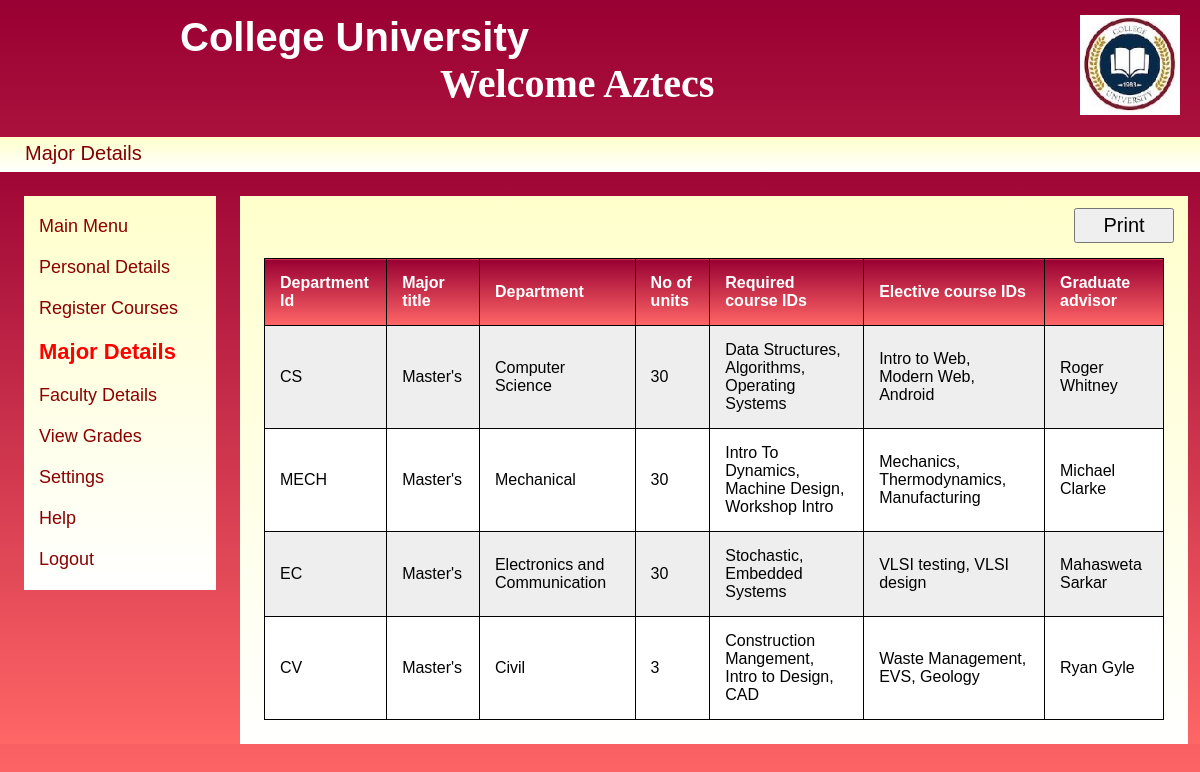
/major_details.php, run on the app's committed database.
### tables this page shows
CREATE TABLE IF NOT EXISTS `major_details` (
  `Dept_id` varchar(10) NOT NULL,
  `Major_title` varchar(15) NOT NULL,
  `Department` varchar(30) NOT NULL,
  `no_units` int(5) NOT NULL,
  `req_courses` varchar(50) NOT NULL,
  `elec_courses` varchar(50) NOT NULL,
  `grad_advisors` varchar(30) NOT NULL,
  PRIMARY KEY (`Dept_id`)
);

### major_details.php (the view, shortened to what this page needs)
<!DOCTYPE html>
<html>
<head>
	<link rel="stylesheet" type="text/css" href="css/stylesheet.css">
</head>
</head>
<body>
	<?php include("commonHeader.php"); ?>
	<div style="background:linear-gradient(to bottom, #990033 0%, #ff6666 100%);">
		<div style="background: linear-gradient(to bottom, #ffffcc 0%, #ffffff 100%);height:30px; margin:0;font-size:20px;padding-top:5px;">
			<span id="s1" style="display: block;float:left;width:30%;margin-left:25px;color:maroon;">Major Details</span>
		</div>
		<div
			<div class="sidenav">
				<a href="mainmenu.php">Main Menu</a>
				<a href="personal.php" >Personal Details</a>
				<a href="reg_course.php">Register Courses</a>
				<a href="major_details.php" style="font-size:22px;font-weight: bold; color:red;">Major Details</a>
				<a href="fac_details.php">Faculty Details</a>
				<a href="view_grades.php">View Grades</a>
				<a href="settings.php">Settings</a>
				<a href="help.php">Help</a>
				<a href="logout.php">Logout</a>
			</div>
			<div class="main">
			<div style="float:left;margin-left:90%;margin-bottom:15px;"
				<form method="POST" action="print_majors.php">
					<input style="height:35px;width:100px;font-size:20px;" type="submit" value="Print">
			</div>
			<table id="t01">
				<tr>
					<th>Department Id</th>
					<th>Major title</th>
					<th>Department</th>
					<th>No of units</th>
					<th>Required course IDs</th>
					<th>Elective course IDs</th>
					<th>Graduate advisor</th>
				</tr>
					<br>
					<?php
						$con=mysqli_connect('localhost','root','','users');
						$selectquery= "select * from major_details";
						$ResourceID = mysqli_query($con,$selectquery);
						if(mysqli_num_rows($ResourceID)){
							while($result = mysqli_fetch_assoc($ResourceID)){
								echo "<tr>";
								echo "<td>".$result["Dept_id"]."</td>";
								echo "<td>".$result["Major_title"]."</td>";
								echo "<td>".$result["Department"]."</td>";
								echo "<td>".$result["no_units"]."</td>";
								echo "<td>".$result["req_courses"]."</td>";
								echo "<td>".$result["elec_courses"]."</td>";
								echo "<td>".$result["grad_advisors"]."</td>";
							}
						}
				  ?>
			</table>
			</div>
		</div>
</body>
</html>

### css/stylesheet.css (style rules this page uses)
body { margin: 0; font-family: helvetica; background:linear-gradient(to bottom, #990033 0%, #ff6666 100%); }

### major_details.php (style rules this page uses)
table { width:100%; }
table, th, td { border: 1px solid black; border-collapse: collapse; }
th, td { padding: 15px; text-align: left; }
table#t01 tr:nth-child(even) { background-color: #eee; }
table#t01 tr:nth-child(odd) { background-color: #fff; }
table#t01 th { background:linear-gradient(to bottom, #990033 0%, #ff6666 100%); border:1px solid black; color: white; }
.sidenav { width: 16%; float:left; margin-left:2%; margin-top:2%; margin-bottom:50px; padding-bottom:20px; background: linear-gradient(to bottom, #ffffcc 0%, #ffffff 100%); }
.sidenav a { padding-left: 15px; padding-top:20px; text-decoration: none; font-size: 18px; color: darkred; display: block; }
.main { margin-left:20%; margin-top:2%; margin-bottom:50px; margin-right:5%; background: linear-gradient(to bottom, #ffffcc 0%, #ffffff 100%); width:75%; height:100%; padding:2%; padding-top:1%; }
b, span, h3, table#t11 td { color:darkred; border:0px solid black; }

### data on the page
major_details: Dept_id "CS", Major_title "Master's", Department "Computer Science", no_units "30", req_courses "Data Structures, Algorithms, Operating Systems", elec_courses "Intro to Web, Modern Web, Android", grad_advisors "Roger Whitney"
major_details: Dept_id "MECH", Major_title "Master's", Department "Mechanical", no_units "30", req_courses "Intro To Dynamics, Machine Design, Workshop Intro", elec_courses "Mechanics, Thermodynamics, Manufacturing", grad_advisors "Michael Clarke"
major_details: Dept_id "EC", Major_title "Master's", Department "Electronics and Communication", no_units "30", req_courses "Stochastic, Embedded Systems", elec_courses "VLSI testing, VLSI design", grad_advisors "Mahasweta Sarkar"
major_details: Dept_id "CV", Major_title "Master's", Department "Civil", no_units "3", req_courses "Construction Mangement, Intro to Design, CAD", elec_courses "Waste Management, EVS, Geology", grad_advisors "Ryan Gyle"
